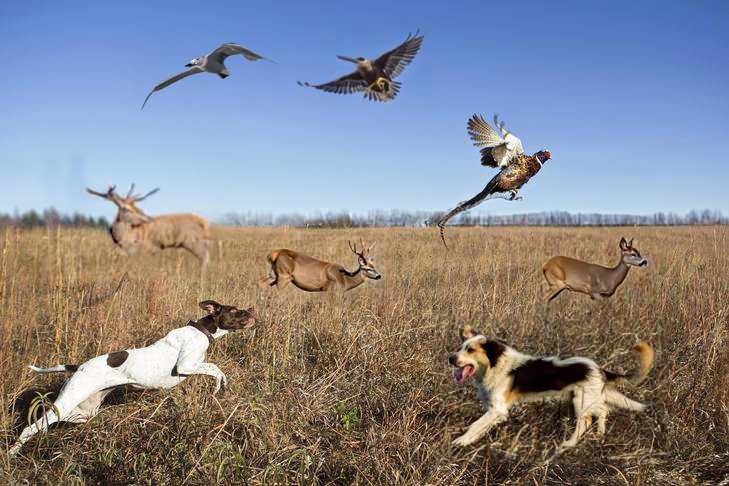
#> input picture dog_bird_deer.jpg, 729 x 486 px, given as the content of the folder train/dog, which was not available
$ jupyter execute --allow-errors final_project_template.ipynb   (text cells are left out)
#> lines starting #> are read from the running program, lines starting #| are printed output that depends on the picture; after the words box and inside, x2 and y2 are one past the last pixel; in counts of white or black regions, pixels touching at a corner belong together; pictures that were not available may be replaced by others from this repository, and a replacement may not be noted
[cell 1]
import tensorflow as tf

import os
os.environ["CUDA_VISIBLE_DEVICES"] = "0"

print("Num GPUs Available: ", len(tf.config.list_physical_devices('GPU')))
#> (this line was passed over: tensorflow is not available in this run)

[cell 2]
# Code for your model goes here
# i manually unzipped files into train folder

#import libraries
import tensorflow as tf
from tensorflow import keras
import matplotlib.pyplot as plt
import numpy as np
import cv2
import os

[cell 3]
# Load the images from the directory
def load_images_from_folder(train):
#> called with train = 'train/dog'
    images = []
    for filename in os.listdir(train):
        img = cv2.imread(os.path.join(train, filename))
#> img is the input picture: shape (486, 729, 3); mean B, G, R 140.4, 134.1, 133.7
        if img is not None:
            img = cv2.cvtColor(img, cv2.COLOR_BGR2RGB)  # Convert from BGR to RGB
            images.append(img)
    return images

# The folder paths your images are located in.  You will change these for your directories.
folder_paths = ['train/dog', 'train/bird', 'train/deer']


# The class names/labels of your images.
class_labels = {'dog': 0, 'bird': 1, 'deer': 2}

# The lists to store your images and labels in.
x_train = []
y_train = []

# Load the images and labels into the lists.
for folder_path in folder_paths:
    class_name = os.path.basename(folder_path)
    class_id = class_labels[class_name]
    images = load_images_from_folder(folder_path)
#> images = 1 item

    # Extend the lists to add the images and labels from the loaded folder.
    x_train.extend(images)
    y_train.extend([class_id] * len(images))

# Convert the loaded lists into numpy arrays
x_train = np.array(x_train)
y_train = np.array(y_train)
#> y_train = [0, 1, 2]

[cell 4]
# Print the shape of the training data
print(f"x_train shape: {x_train.shape}")
#| x_train shape: (3, 486, 729, 3)
print(f"y_train shape: {y_train.shape}")
#| y_train shape: (3,)

# Print the first 10 labels
print(f"Sample labels: {y_train[:10]}")
#| Sample labels: [0 1 2]

[cell 5]
plt.imshow(x_train[0])

[cell 6]
# Check the corresponding label for the image above. Change the index to view different labels.
#prints out 0 which means dog. we're good.
print(y_train[0])
#| 0

[cell 7]
print(x_train[0])
#> (printed output is left out)

[cell 8]
x_train = x_train.astype('float32') / 255.0

[cell 9]
import tensorflow as tf

print("Num GPUs Available: ", len(tf.config.experimental.list_physical_devices('GPU')))
#> (this line was passed over: tensorflow is not available in this run)
#> (the rest of this cell did not finish here and is left out)

[cell 10]
# Let's build out model.

from keras.layers import Conv2D, MaxPooling2D, Flatten, Dense, Dropout
# import to_categorical from tensorflow
from tensorflow.keras.utils import to_categorical
# save each epoch of the model
from keras.callbacks import ModelCheckpoint

# Define the checkpoint callback
checkpoint_path = "best_model.tf"
#> (the rest of this cell did not finish here and is left out)

#> (a cell that did not finish here is left out)

#> (a cell that did not finish here is left out)

#> (a cell that did not finish here is left out)

#> (a cell that did not finish here is left out)

#> (a cell that did not finish here is left out)

#> (a cell that did not finish here is left out)

[cell 17]
#load imaage as grey scale
img = cv2.imread('dog_bird_deer.jpg')

#convert bgr to rgb
img = cv2.cvtColor(img, cv2.COLOR_BGR2RGB)

# Convert image to grayscale
gray = cv2.cvtColor(img, cv2.COLOR_BGR2GRAY)
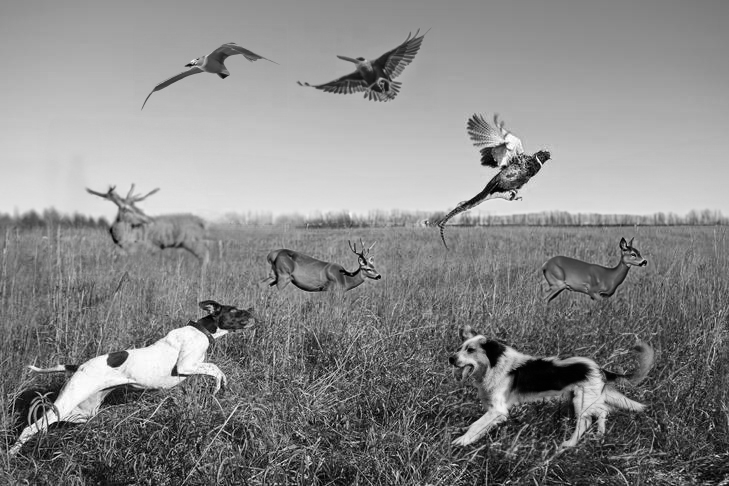
#> gray: shape (486, 729); min 0, max 255, mean 136


#show image
plt.imshow(gray, cmap='gray')

[cell 18]
#apply gaussian blur
img_blur = cv2.GaussianBlur(gray, (7,7), 0)
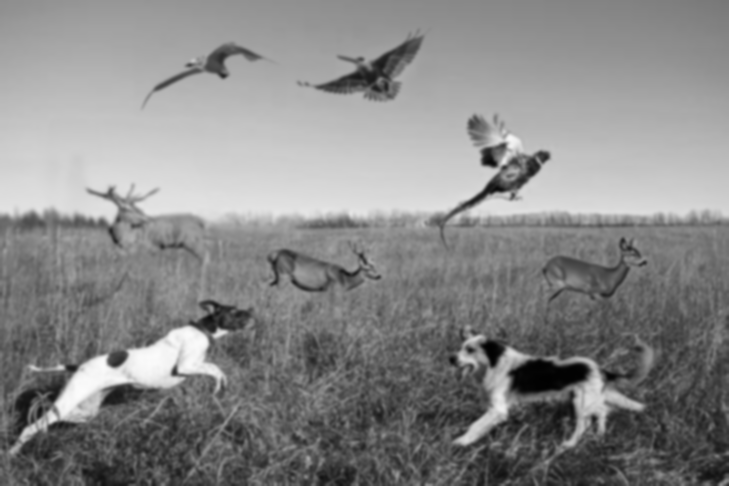
#> img_blur: shape (486, 729); min 1, max 252, mean 136
#show image
plt.imshow(img_blur, cmap='gray')

[cell 19]
# Apply Canny edge detection
canny_edges = cv2.Canny(img_blur, 55, 200)
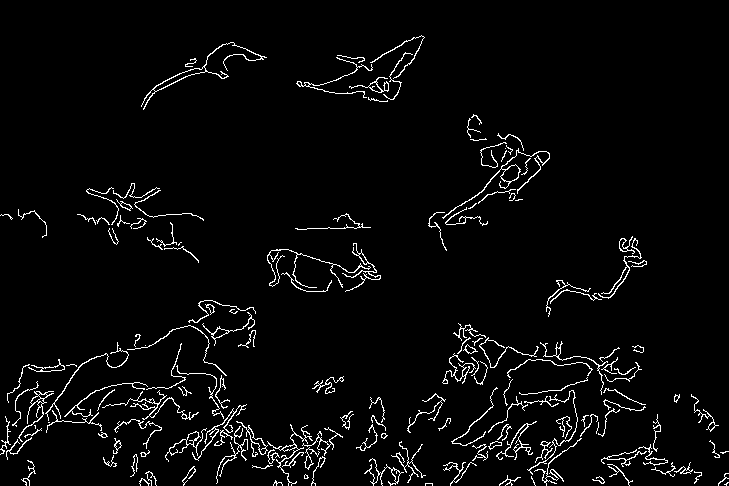
#> canny_edges: shape (486, 729); 3.6% white in thin lines or dots

# Increase the kernel size for dilating the edges to close gaps in contours
kernel = np.ones((5, 5), np.uint8)
dilated_edges = cv2.dilate(canny_edges, kernel, iterations=1)
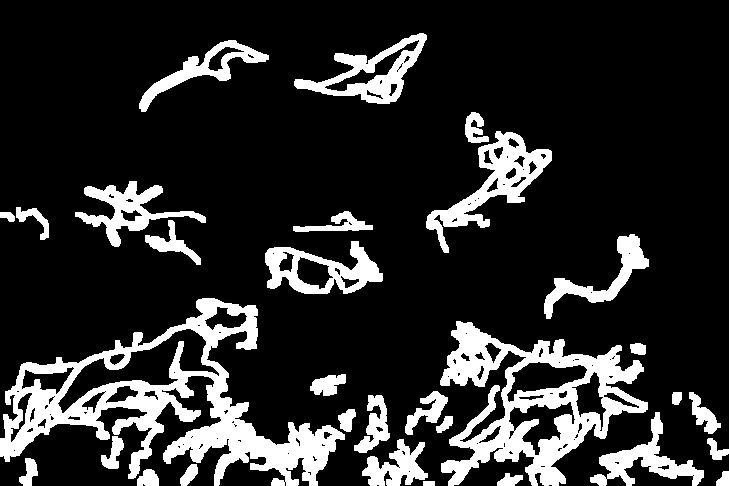
#> dilated_edges: shape (486, 729); 17% white; 31 white regions

# Find contours
contours, _ = cv2.findContours(dilated_edges, cv2.RETR_EXTERNAL, cv2.CHAIN_APPROX_NONE)
#> contours = 31 contours; largest, box (x1, y1, x2, y2) and area: (0, 298, 345, 486) 23817, (440, 321, 648, 486) 16854, (426, 131, 552, 253) 4397, (294, 33, 427, 104) 3903, (265, 241, 383, 294) 3652


min_area_threshold = 0.005 * img.shape[0] * img.shape[1]
#> min_area_threshold = 1771.5
print(min_area_threshold)
#| 1771.47

# Draw bounding boxes based on the area threshold
for c in contours:
    if cv2.contourArea(c) > min_area_threshold:
        x, y, w, h = cv2.boundingRect(c)
        cv2.rectangle(img, (x, y), (x + w, y + h), (0, 255, 0), 2)
#> this loop made 31 passes
#> (x, y, w, h) on passes 11, 19, 20, 21, 22, 27, 28, 30, 31: (590, 412, 114, 74), (440, 321, 208, 165), (0, 298, 345, 188), (265, 241, 118, 53), (544, 234, 105, 85), (75, 181, 131, 66), (426, 131, 126, 122), (139, 40, 130, 72), (294, 33, 133, 71)
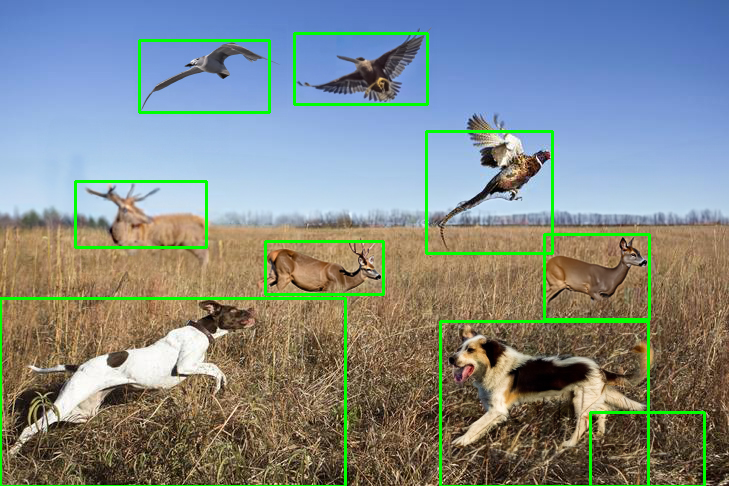
#> img: shape (486, 729, 3); mean R, G, B 129, 138.4, 136.1

# Display the image
plt.figure(figsize=(20, 10))
plt.subplot(1, 2, 1)
plt.imshow(canny_edges, cmap='gray')
plt.subplot(1, 2, 2)
plt.imshow( img)
plt.show()
